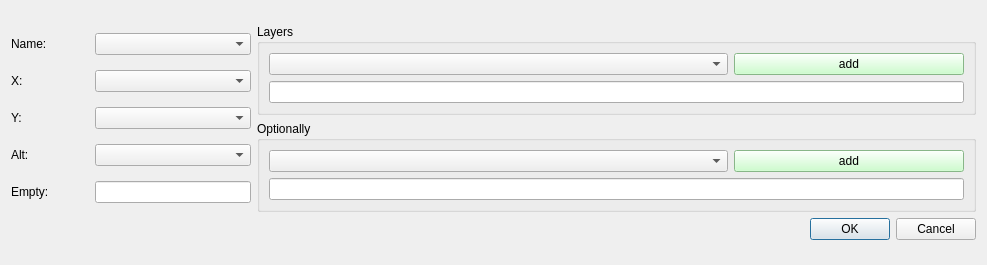
<?xml version="1.0" encoding="UTF-8"?>
<ui version="4.0">
 <class>WellLoader</class>
 <widget class="QWidget" name="WellLoader">
  <property name="geometry">
   <rect>
    <x>0</x>
    <y>0</y>
    <width>987</width>
    <height>265</height>
   </rect>
  </property>
  <property name="windowTitle">
   <string>Well_loader</string>
  </property>
  <layout class="QGridLayout" name="gridLayout_14">
   <item row="0" column="0">
    <layout class="QGridLayout" name="gridLayout_13">
     <item row="0" column="0">
      <layout class="QGridLayout" name="gridLayout_12" columnstretch="1,3">
       <item row="0" column="0">
        <layout class="QGridLayout" name="gridLayout_10">
         <item row="0" column="0">
          <layout class="QGridLayout" name="gridLayout_5" columnstretch="1,2">
           <item row="0" column="0">
            <widget class="QLabel" name="label">
             <property name="text">
              <string>Name:</string>
             </property>
            </widget>
           </item>
           <item row="0" column="1">
            <widget class="QComboBox" name="comboBox_name"/>
           </item>
          </layout>
         </item>
         <item row="1" column="0">
          <layout class="QGridLayout" name="gridLayout_6" columnstretch="1,2">
           <item row="0" column="0">
            <widget class="QLabel" name="label_2">
             <property name="text">
              <string>X:</string>
             </property>
            </widget>
           </item>
           <item row="0" column="1">
            <widget class="QComboBox" name="comboBox_x"/>
           </item>
          </layout>
         </item>
         <item row="2" column="0">
          <layout class="QGridLayout" name="gridLayout_7" columnstretch="1,2">
           <item row="0" column="0">
            <widget class="QLabel" name="label_3">
             <property name="text">
              <string>Y:</string>
             </property>
            </widget>
           </item>
           <item row="0" column="1">
            <widget class="QComboBox" name="comboBox_y"/>
           </item>
          </layout>
         </item>
         <item row="3" column="0">
          <layout class="QGridLayout" name="gridLayout_8" columnstretch="1,2">
           <item row="0" column="0">
            <widget class="QLabel" name="label_4">
             <property name="text">
              <string>Alt:</string>
             </property>
            </widget>
           </item>
           <item row="0" column="1">
            <widget class="QComboBox" name="comboBox_alt"/>
           </item>
          </layout>
         </item>
         <item row="4" column="0">
          <layout class="QGridLayout" name="gridLayout_9" columnstretch="1,2">
           <item row="0" column="0">
            <widget class="QLabel" name="label_5">
             <property name="text">
              <string>Empty:</string>
             </property>
            </widget>
           </item>
           <item row="0" column="1">
            <widget class="QLineEdit" name="lineEdit_empty"/>
           </item>
          </layout>
         </item>
        </layout>
       </item>
       <item row="0" column="1">
        <layout class="QGridLayout" name="gridLayout_11">
         <item row="0" column="0">
          <widget class="QGroupBox" name="groupBox">
           <property name="title">
            <string>Layers</string>
           </property>
           <layout class="QGridLayout" name="gridLayout_2">
            <item row="0" column="0">
             <layout class="QGridLayout" name="gridLayout" rowstretch="0,0" columnstretch="2,1">
              <item row="1" column="0" colspan="2">
               <widget class="QLineEdit" name="lineEdit_layers"/>
              </item>
              <item row="0" column="1">
               <widget class="QPushButton" name="pushButton_add_layer">
                <property name="styleSheet">
                 <string notr="true">background-color: rgb(191, 255, 191);</string>
                </property>
                <property name="text">
                 <string>add</string>
                </property>
               </widget>
              </item>
              <item row="0" column="0">
               <widget class="QComboBox" name="comboBox_layers"/>
              </item>
             </layout>
            </item>
           </layout>
          </widget>
         </item>
         <item row="1" column="0">
          <widget class="QGroupBox" name="groupBox_2">
           <property name="title">
            <string>Optionally</string>
           </property>
           <layout class="QGridLayout" name="gridLayout_4">
            <item row="0" column="0">
             <layout class="QGridLayout" name="gridLayout_3" columnstretch="2,1">
              <item row="0" column="0">
               <widget class="QComboBox" name="comboBox_opt"/>
              </item>
              <item row="0" column="1">
               <widget class="QPushButton" name="pushButton_add_opt">
                <property name="styleSheet">
                 <string notr="true">background-color: rgb(191, 255, 191);</string>
                </property>
                <property name="text">
                 <string>add</string>
                </property>
               </widget>
              </item>
              <item row="1" column="0" colspan="2">
               <widget class="QLineEdit" name="lineEdit_opt"/>
              </item>
             </layout>
            </item>
           </layout>
          </widget>
         </item>
        </layout>
       </item>
      </layout>
     </item>
     <item row="1" column="0">
      <widget class="QDialogButtonBox" name="buttonBox">
       <property name="standardButtons">
        <set>QDialogButtonBox::Cancel|QDialogButtonBox::Ok</set>
       </property>
      </widget>
     </item>
    </layout>
   </item>
  </layout>
 </widget>
 <resources/>
 <connections/>
</ui>
